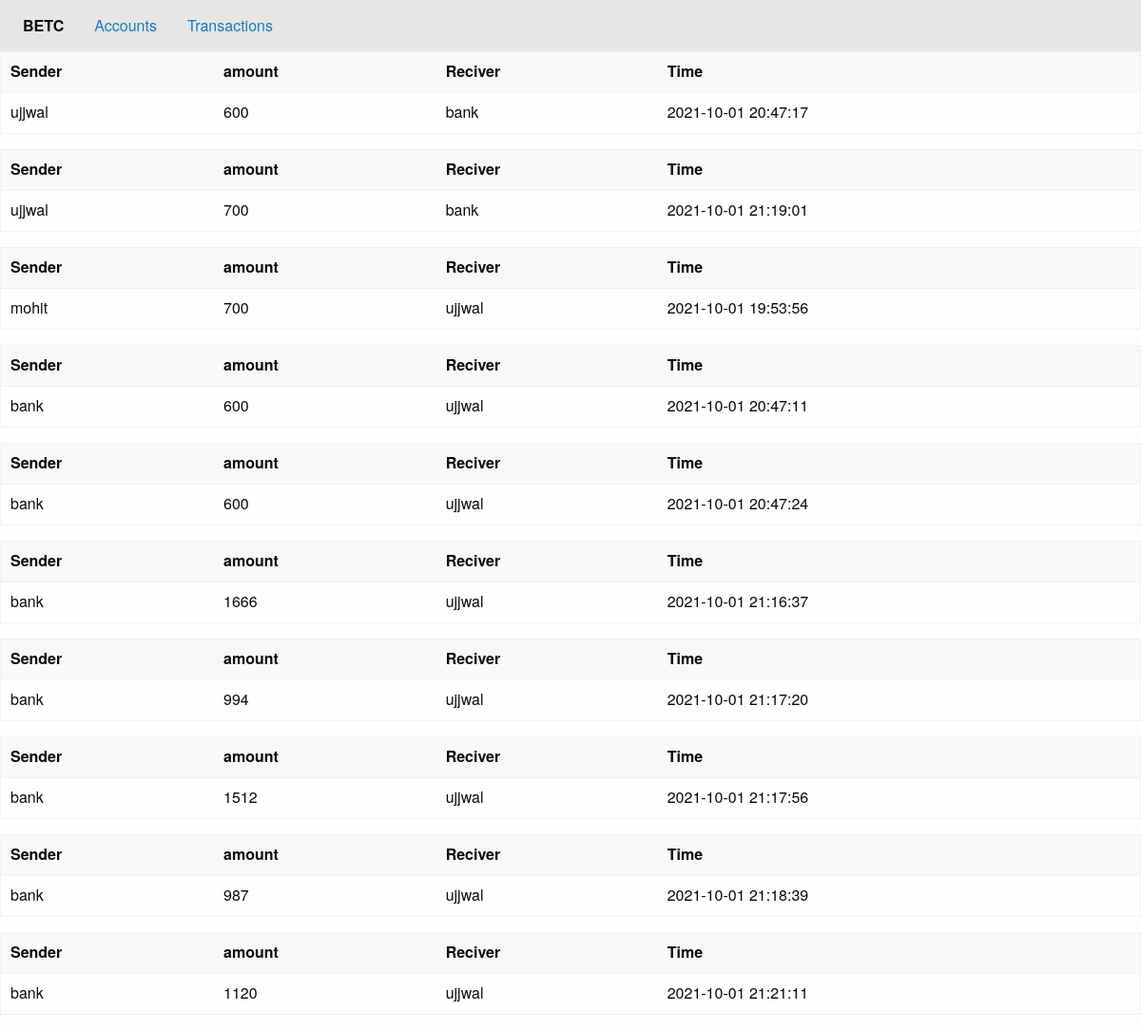
The app's page /transactions/ujjwal, older data.
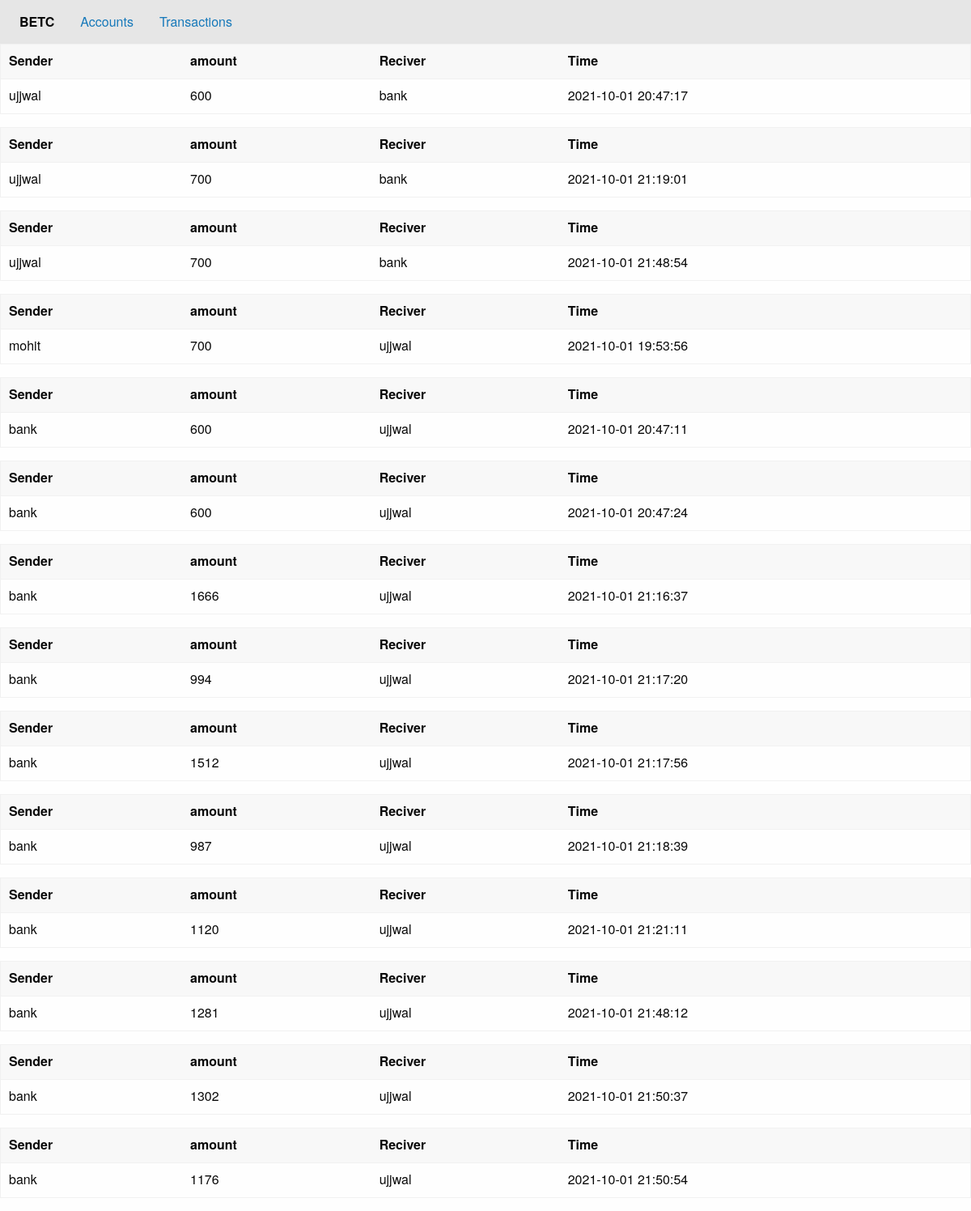
The same page, newer data.
### app/models.py (models this page shows)
class Transactions(db.Model):
    id = db.Column(db.Integer, primary_key=True)
    sender = db.Column(db.String, nullable=False)
    reciever = db.Column(db.String, nullable=False)
    dateTime = db.Column(db.DateTime, default=func.now())
    amount =  db.Column(db.Integer,nullable=True)

### app/routes.py (the view)
@app.route("/transactions/<username>", methods=["GET"])
def transaction(username):
    try:
        wallet = Wallet.query.filter_by(username=username).first()
        if len(wallet.username) < 1:
            return "User not found"
        sends = Transactions.query.filter_by(sender=username)
        recieves = Transactions.query.filter_by(reciever=username)
        return render_template("transaction.html", recieves=recieves,
        sends=sends,
        username=username)
    except: return "something went wrong"

### app/templates/transaction.html (shortened to what this page needs)
{% extends "index.html" %}
{% block content %}
    {% for send in sends %}
    <table id='result' class='display'>
      <thead>
        <tr>
          <th>Sender</th>
          <th>amount</th>
          <th>Reciver</th>
          <th>Time</th>
        </tr>
      </thead>
      <tbody>
        <tr>
          <td>{{ send.sender }}</td>
          <td>{{ send.amount }}</td>
          <td>{{send.reciever}}</td>
          <td>{{send.dateTime}}</td>
    {% endfor %}
        </tr>
      </tbody>
    </table>
    {% for recieve in recieves %}
  <table id='result' class='display'>
    <thead>
      <tr>
        <th>Sender</th>
        <th>amount</th>
        <th>Reciver</th>
        <th>Time</th>
      </tr>
    </thead>
    <tbody>
      <tr>
        <td>{{recieve.sender}}</td>
        <td>{{recieve.amount}}</td>
        <td>{{recieve.reciever}}</td>
        <td>{{recieve.dateTime}}</td>
      </tr>
    </tbody>
  </table>
    {% endfor %}
{% endblock %}

### app/templates/index.html (shortened to what this page needs)
<!DOCTYPE html>
<html lang="en">
<head>
    {% block header %}
    <link rel="stylesheet" href="https://cdn.jsdelivr.net/npm/foundation-sites@6.6.3/dist/css/foundation.min.css"
>
    {% endblock %}
</head>
<body>
    {% block nav %}
    <div class="top-bar">
        <div class="top-bar-left">
            <ul class="dropdown menu" data-dropdown-menu>
                <li id="logo" class="menu-text">BETC</li>
                <li><a href="/accounts">Accounts</a></li>
                <li><a href="/transactions">Transactions</a></li>
            </ul>
        </div>
    </div>
    {% endblock %}
    {% block content %}
    {% endblock %}
</body>
</html>

Row changes from the older to the newer data that the page shows:
added Transactions: sender "ujjwal", amount "700", reciever "bank", dateTime "2021-10-01 21:48:54"
added Transactions: sender "bank", amount "1281", reciever "ujjwal", dateTime "2021-10-01 21:48:12"
added Transactions: sender "bank", amount "1302", reciever "ujjwal", dateTime "2021-10-01 21:50:37"
added Transactions: sender "bank", amount "1176", reciever "ujjwal", dateTime "2021-10-01 21:50:54"
